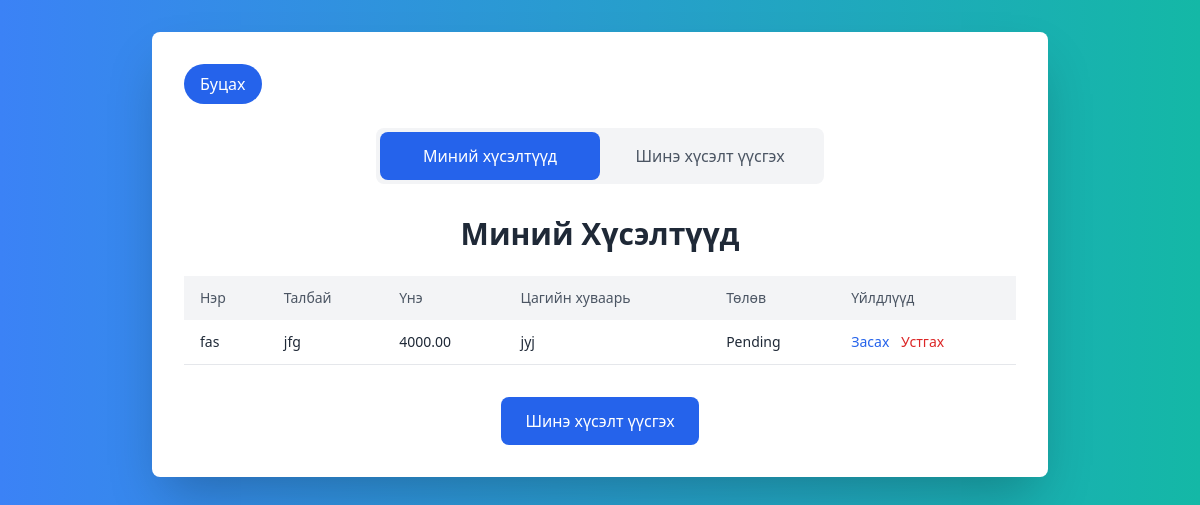
The page /PromotionRequest.php (signed in) on the database its author committed.
### tables this page shows
CREATE TABLE `promotionrequest` (
  `RequestID` int(11) NOT NULL,
  `UserID` int(11) NOT NULL,
  `Name` varchar(100) NOT NULL,
  `Email` varchar(255) NOT NULL,
  `PhoneNumber` varchar(20) NOT NULL,
  `PhoneNumber2` varchar(20) DEFAULT NULL,
  `VenueName` varchar(100) NOT NULL,
  `VenueLocation` varchar(255) NOT NULL,
  `VenuePrice` decimal(10,2) NOT NULL,
  `TimeSlots` text NOT NULL,
  `Description` text DEFAULT NULL,
  `Images` text DEFAULT NULL,
  `RequestStatus` enum('Pending','Approved','Rejected') DEFAULT 'Pending',
  `RequestDate` timestamp NOT NULL DEFAULT current_timestamp(),
  `CreatedAt` timestamp NOT NULL DEFAULT current_timestamp()
);

### PromotionRequest.php (the view, shortened to what this page needs)
<?php
require 'config/db.php';
$userID = $_SESSION['user_id'];
$mode = isset($_GET['mode']) ? $_GET['mode'] : 'list';
$sql = "SELECT * FROM PromotionRequest WHERE UserID = ? ORDER BY RequestID DESC";
$stmt = $conn->prepare($sql);
$stmt->bind_param('i', $userID);
$stmt->execute();
$requestsResult = $stmt->get_result();
?>
<!DOCTYPE html>
<html lang="mn">
<head>
    <script src="https://cdn.tailwindcss.com"></script>
</head>
<body class="bg-gradient-to-r from-blue-500 to-teal-500 min-h-screen">
    <div class="container mx-auto py-8 px-4">
        <div class="max-w-4xl mx-auto bg-white shadow-2xl rounded-lg p-8">
            <div class="mb-6">
                <button onclick="window.location.href='user_dashboard.php'"
                    class="bg-blue-600 text-white py-2 px-4 rounded-full hover:bg-blue-700 btn-transition">
                    Буцах
                </button>
            </div>
            <div class="mb-8 flex justify-center">
                <div class="bg-gray-100 rounded-lg flex p-1 w-full max-w-md">
                    <a href="?mode=list" class="<?php echo $mode == 'list' ? 'bg-blue-600 text-white' : 'text-gray-600'; ?> flex-1 text-center py-3 px-4 rounded-lg transition-all duration-300 font-medium">Миний хүсэлтүүд</a>
                    <a href="?mode=create" class="<?php echo $mode == 'create' ? 'bg-blue-600 text-white' : 'text-gray-600'; ?> flex-1 text-center py-3 px-4 rounded-lg transition-all duration-300 font-medium">Шинэ хүсэлт үүсгэх</a>
                </div>
            </div>
            <?php if ($mode == 'list'): ?>
                <h2 class="text-3xl font-semibold text-center text-gray-800 mb-6">Миний Хүсэлтүүд</h2>
                <?php if ($requestsResult->num_rows > 0): ?>
                    <div class="overflow-x-auto">
                        <table class="min-w-full table-auto border-collapse">
                            <thead>
                                <tr class="bg-gray-100">
                                    <th class="py-3 px-4 text-left text-sm font-medium text-gray-600">Нэр</th>
                                    <th class="py-3 px-4 text-left text-sm font-medium text-gray-600">Талбай</th>
                                    <th class="py-3 px-4 text-left text-sm font-medium text-gray-600">Үнэ</th>
                                    <th class="py-3 px-4 text-left text-sm font-medium text-gray-600">Цагийн хуваарь</th>
                                    <th class="py-3 px-4 text-left text-sm font-medium text-gray-600">Төлөв</th>
                                    <th class="py-3 px-4 text-left text-sm font-medium text-gray-600">Үйлдлүүд</th>
                                </tr>
                            </thead>
                            <tbody>
                                <?php while ($row = $requestsResult->fetch_assoc()): ?>
                                    <tr class="border-b hover:bg-gray-50">
                                        <td class="py-3 px-4 text-sm text-gray-800"><?php echo htmlspecialchars($row['Name']); ?></td>
                                        <td class="py-3 px-4 text-sm text-gray-800"><?php echo htmlspecialchars($row['VenueName']); ?></td>
                                        <td class="py-3 px-4 text-sm text-gray-800"><?php echo htmlspecialchars($row['VenuePrice']); ?></td>
                                        <td class="py-3 px-4 text-sm text-gray-800"><?php echo htmlspecialchars($row['TimeSlots']); ?></td>
                                        <td class="py-3 px-4 text-sm text-gray-800"><?php echo isset($row['RequestStatus']) ? htmlspecialchars($row['RequestStatus']) : 'Хүлээгдэж байна'; ?></td>
                                        <td class="py-3 px-4 text-sm text-gray-800">
                                            <a href="?mode=edit&edit=<?php echo $row['RequestID']; ?>" class="text-blue-600 hover:text-blue-800 mr-2">Засах</a>
                                            <a href="?delete=<?php echo $row['RequestID']; ?>" onclick="return confirm('Та энэ хүсэлтийг устгахдаа итгэлтэй байна уу?')" class="text-red-600 hover:text-red-800">Устгах</a>
                                        </td>
                                    </tr>
                                <?php endwhile; ?>
                            </tbody>
                        </table>
                    </div>
                <?php else: ?>
                    <p class="text-center text-gray-600">Танд одоогоор хүсэлт байхгүй байна. Шинэ хүсэлт үүсгэхийн тулд дээрх "Шинэ хүсэлт үүсгэх" товчийг дарна уу.</p>
                <?php endif; ?>
                <div class="mt-8 text-center">
                    <a href="?mode=create" class="inline-block bg-blue-600 text-white py-3 px-6 rounded-lg hover:bg-blue-700 btn-transition">Шинэ хүсэлт үүсгэх</a>
                </div>
            <?php endif; ?>
        </div>
    </div>
</body>
</html>

### PromotionRequest.php (style rules this page uses)
.btn-transition { transition: background-color 0.3s ease, transform 0.2s ease; }

### rows shown on the page
promotionrequest: Name "fas", VenueName "jfg", VenuePrice "4000.00", TimeSlots "jyj", RequestStatus "Pending"
